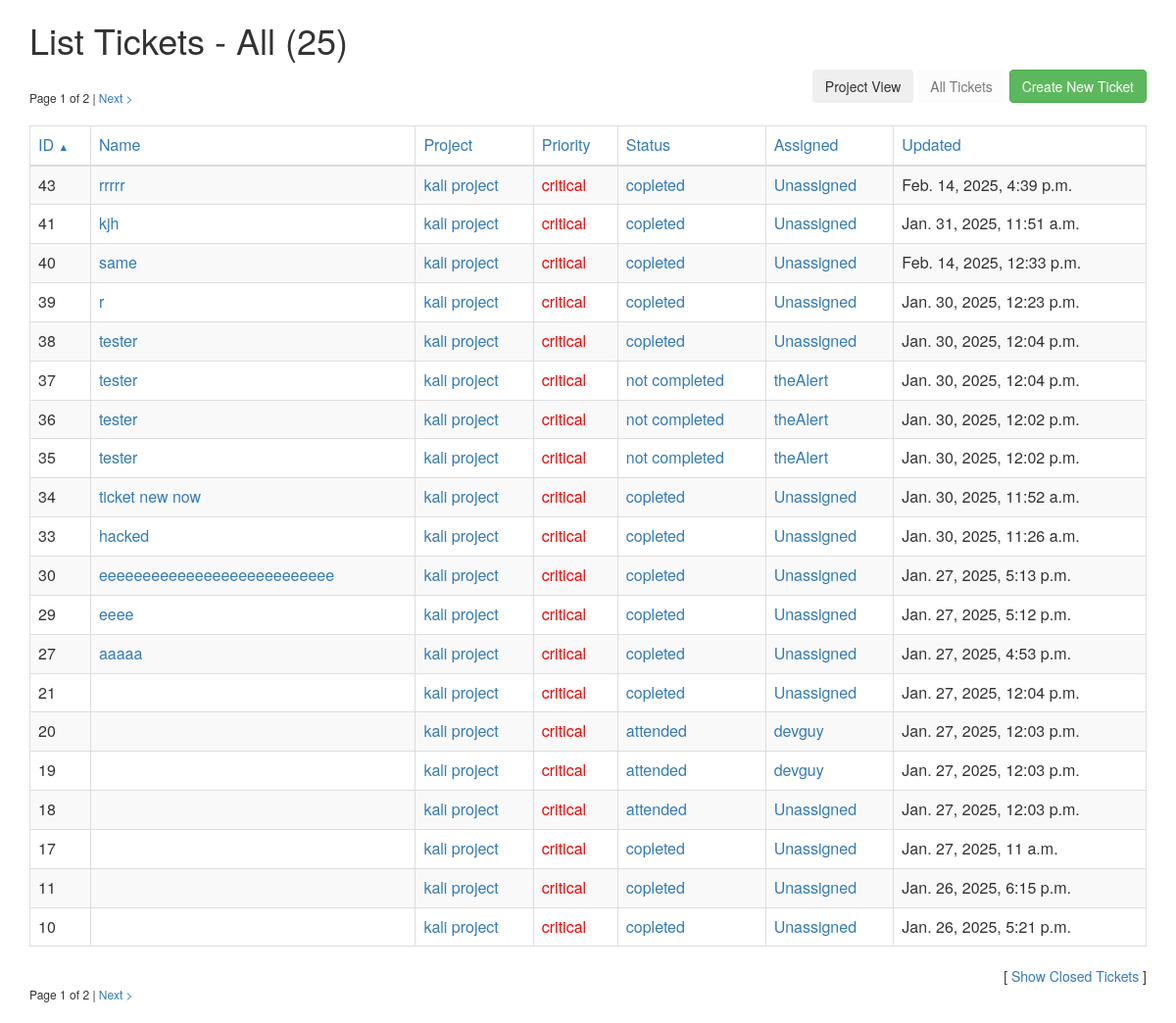
The page /user/ (signed in) on the database its author committed.
### simpleticket/models.py (models this page shows, shortened)
class Ticket(models.Model):
    project = models.ForeignKey(Project, null=True, on_delete=models.CASCADE)
    name = models.CharField(max_length=28)
    desc = models.TextField()
    priority = models.ForeignKey(Priority, on_delete=models.CASCADE)
    status = models.ForeignKey(Status, on_delete=models.CASCADE)  # Use ForeignKey to Status
    creation_time = models.DateTimeField()
    update_time = models.DateTimeField()
    created_by = models.ForeignKey(
        settings.AUTH_USER_MODEL, null=True, related_name='tickets_created', on_delete=models.CASCADE
    )
    assigned_to = models.ForeignKey(
        settings.AUTH_USER_MODEL, null=True, related_name='tickets_assigned', on_delete=models.CASCADE
    )
    time_logged = models.FloatField(default=0)
    class Meta:
        permissions = [
            ('can_view_status', 'Can view ticket status'),
            ('can_change_status', 'Can change ticket status'),
            ('assign_ticket', 'Can assign tickets'),
        ]

class Project(models.Model):
    name = models.CharField(max_length=32)
    is_default = models.BooleanField(default=False)

class Priority(models.Model):
    name = models.CharField(max_length=32)
    value = models.IntegerField()
    is_default = models.BooleanField(default=False)
    display_color = models.TextField(max_length=16, default="#000000")

class Status(models.Model):
    name = models.CharField(max_length=32)
    is_default = models.BooleanField(default=False)
    hide_by_default = models.BooleanField(default=False)
    def __str__(self):
        return self.name

### normalusers/views.py (the view)
# urls.py: path('', views.view_all, name='view_all'),
@login_required
def view_all(request):
    user_tickets = Ticket.objects.filter(created_by=request.user)
    assigned_filter = request.GET.get("assigned_to")
    created_filter = request.GET.get("created_by")
    priority_filter = request.GET.get("priority")
    status_filter = request.GET.get("status")
    project_filter = request.GET.get("project")
    closed_filter = request.GET.get("show_closed")
    sort_setting = request.GET.get("sort")
    order_setting = request.GET.get("order")
    if not sort_setting:
        sort_setting = "id"
    if not order_setting:
        order_setting = "dsc"
    args = {}
    if assigned_filter and assigned_filter != 'unassigned':
        args['assigned_to'] = assigned_filter
    if assigned_filter and assigned_filter == 'unassigned':
        args['assigned_to__exact'] = None
    if created_filter:
        args['created_by'] = created_filter
    if priority_filter:
        args['priority'] = priority_filter
    if status_filter:
        args['status'] = status_filter
    if project_filter:
        args['project'] = project_filter
    tickets = user_tickets.filter(**args)
    if not closed_filter or closed_filter.lower() != "true":
        tickets = tickets.exclude(status__hide_by_default=True)
    sort_filter = sort_setting
    if sort_filter == 'assigned':
        sort_filter = 'assigned_to'
    if sort_filter == 'updated':
        sort_filter = 'update_time'
    if order_setting == 'dsc':
        sort_filter = '-' + sort_filter
    tickets = tickets.order_by(sort_filter)
    try:
        filterArray = []
        if assigned_filter and assigned_filter != 'unassigned':
            assigned = User.objects.get(pk=assigned_filter)
            filterArray.append("Assigned to: " + assigned.username)
        if assigned_filter and assigned_filter == 'unassigned':
            filterArray.append("Assigned to: Unassigned")
        if created_filter:
            created = User.objects.get(pk=created_filter)
            filterArray.append("Assigned to: " + created.username)
        if priority_filter:
            priority = Priority.objects.get(pk=priority_filter)
            filterArray.append("Priority: " + priority.name)
        if status_filter:
            status = Status.objects.get(pk=status_filter)
            filterArray.append("Status: " + status.name)
        if project_filter:
            project = Project.objects.get(pk=project_filter)
            filterArray.append("Project: " + project.name)
        if filterArray:
            filter = ', '.join(filterArray)
        else:
            filter = "All"
        filter_message = None
    except Exception as e:
        filter = "Filter Error"
        filter_message = e
    if tickets.count() < 1:
        filter_message = "No tickets meet the current filtering critera."
    get_dict = request.GET.copy()
    if get_dict.get('show_closed'):
        del get_dict['show_closed']
    if get_dict.get('sort'):
        del get_dict['sort']
    if get_dict.get('order'):
        del get_dict['order']
    base_url = request.path_info + "?" + urlencode(get_dict)
    if closed_filter == 'true':
        show_closed = 'true'
    else:
        show_closed = 'false'
    paginator = Paginator(tickets, 20)
    try: # Make sure page request is an int. If not, deliver first page.
        page = int(request.GET.get('page', '1'))
    except ValueError:
        page = 1
    try:
        tickets = paginator.page(page)
    except (EmptyPage, InvalidPage):
        tickets = paginator.page(paginator.num_pages)
    pairs = []
    for key in request.GET.keys():
        if key != 'page':
            pairs.append(key + "=" + request.GET.get(key))
    if tickets.has_next():
        pairs.append('page=' + str(tickets.next_page_number()))
    else:
        pairs.append('page=0')
    get_params = '&'.join(pairs)
    next_link = request.path + '?' + get_params
    pairs = []
    for key in request.GET.keys():
        if key != 'page':
            pairs.append(key + "=" + request.GET.get(key))
    if tickets.has_previous():
        pairs.append('page=' + str(tickets.previous_page_number()))
    else:
        pairs.append('page=0')
    get_params = '&'.join(pairs)
    prev_link = request.path + '?' + get_params
    return render(request, 'u/view_all.html', {'tickets': tickets, 'filter': filter,
                                                          'filter_message': filter_message, 'base_url': base_url,
                                                          'next_link': next_link, 'prev_link': prev_link,
                                                          'sort': sort_setting, 'order': order_setting,
                                                          'show_closed': show_closed})

### templates/u/view_all.html (shortened to what this page needs)
{% extends "base.html" %}
{% block pagename %}List Tickets - {{ filter }} ({{ tickets.paginator.count }}){% endblock %}
{% block content %}
    {% if tickets.object_list.count > 0 %}
        <div class="pagination">
            <span class="step-links">
                <span class="current">
                    Page {{ tickets.number }} of {{ tickets.paginator.num_pages }}
                </span>
                {% if tickets.has_next %}
                    | <a href="{{ next_link }}">Next &gt;</a>
                {% endif %}
            </span>
        </div>
    {% endif %}
    <div id="create-ticket-div">
        <button id="project-view-button" class="btn ticket-button">Project View</button>
        <button id="view-all-button" class="btn ticket-button" {% if filter == 'All' %}disabled="disabled"{% endif %}>All Tickets</button>
        <button id="create-ticket-button" class="btn btn-success ticket-button">Create New Ticket</button>
    </div>
    {% if tickets.object_list.count > 0 %}
        <table class="table table-striped table-bordered table-hover">
            <thead>
                <tr class="list-head">
                    <td><a href="{{ base_url }}&show_closed={{ show_closed }}&sort=id{% if sort != 'id' or order == 'dsc' %}&order=asc{% else %}&order=dsc{% endif %}">
                        ID
                        {% if sort == 'id' and order == 'dsc' %}<span style="font-size: 8pt;">&#x25B2;</span>{% endif %}
                    </a></td>
                    <td><a href="{{ base_url }}&show_closed={{ show_closed }}&sort=name{% if sort != 'name' or order == 'dsc' %}&order=asc{% else %}&order=dsc{% endif %}">
                        Name
                    </a></td>
                    <td><a href="{{ base_url }}&show_closed={{ show_closed }}&sort=project{% if sort != 'project' or order == 'dsc' %}&order=asc{% else %}&order=dsc{% endif %}">
                        Project
                    </a></td>
                    <td><a href="{{ base_url }}&show_closed={{ show_closed }}&sort=priority{% if sort != 'priority' or order == 'dsc' %}&order=asc{% else %}&order=dsc{% endif %}">
                        Priority
                    </a></td>
                    <td><a href="{{ base_url }}&show_closed={{ show_closed }}&sort=status{% if sort != 'status' or order == 'dsc' %}&order=asc{% else %}&order=dsc{% endif %}">
                        Status
                    </a></td>
                    <td><a href="{{ base_url }}&show_closed={{ show_closed }}&sort=assigned{% if sort != 'assigned' or order == 'dsc' %}&order=asc{% else %}&order=dsc{% endif %}">
                        Assigned
                    </a></td>
                    <td><a href="{{ base_url }}&show_closed={{ show_closed }}&sort=updated{% if sort != 'updated' or order == 'dsc' %}&order=asc{% else %}&order=dsc{% endif %}">
                        Updated
                    </a></td>
                </tr>
            </thead>
            <tbody>
                {% for ticket in tickets.object_list %}
                    <tr class="{% cycle 'odd' 'even' %}">
                        <td>{{ ticket.id }}</td>
                        <td><a href="/user/view/{{ ticket.id }}/">{{ ticket.name }}</a></td>
                        <td><a href="/user/?project={{ ticket.project.id }}">{{ ticket.project.name }}</a></td>
                        <td><a href="/user/?priority={{ ticket.priority.id }}" style="color: {{ ticket.priority.display_color }};">{{ ticket.priority.name }}</a></td>
                        <td><a href="/user/?status={{ ticket.status.id }}">{{ ticket.status }}</a></td>
                        {% if ticket.assigned_to %}
                            <td><a href="/user/?assigned_to={{ ticket.assigned_to.id }}">{{ ticket.assigned_to }}</a></td>
                        {% else %}
                            <td><a href="/user/?assigned_to=unassigned">Unassigned</a></td>
                        {% endif %}
                        <td>{{ ticket.update_time }}</td>
                    </tr>
                {% endfor %}
            </tbody>
        </table>
        <div class="pagination">
            <span class="step-links">
                <span class="current">
                    Page {{ tickets.number }} of {{ tickets.paginator.num_pages }}
                </span>
                {% if tickets.has_next %}
                    | <a href="{{ next_link }}">Next &gt;</a>
                {% endif %}
            </span>
        </div>
    {% else %}
        <br/><br/>
    {% endif %}
    {% if show_closed == 'true' %}
        <div class="show-closed">[ <a href="{{ base_url }}&show_closed=false&sort={{ sort }}&order={{ order }}">Hide Closed Tickets</a> ]</div>
    {% else %}
        <div class="show-closed">[ <a href="{{ base_url }}&show_closed=true&sort={{ sort }}&order={{ order }}">Show Closed Tickets</a> ]</div>
    {% endif %}
    <br/>
{% endblock %}

### templates/u/view_all.html (style rules this page uses)
.show-closed { float: right; }
.pagination { float: left; font-size: 9pt; }
#create-ticket-div { float: right; }
.content table { background-color: white; font-size: 12pt; }

### rows shown on the page
Ticket: id "43", name "rrrrr", project.name "kali project", priority.name "critical", status "copleted", shows "Unassigned", update_time "Feb. 14, 2025, 4:39 p.m."
Ticket: id "41", name "kjh", project.name "kali project", priority.name "critical", status "copleted", shows "Unassigned", update_time "Jan. 31, 2025, 11:51 a.m."
Ticket: id "40", name "same", project.name "kali project", priority.name "critical", status "copleted", shows "Unassigned", update_time "Feb. 14, 2025, 12:33 p.m."
Ticket: id "39", name "r", project.name "kali project", priority.name "critical", status "copleted", shows "Unassigned", update_time "Jan. 30, 2025, 12:23 p.m."
Ticket: id "38", name "tester", project.name "kali project", priority.name "critical", status "copleted", shows "Unassigned", update_time "Jan. 30, 2025, 12:04 p.m."
Ticket: id "37", name "tester", project.name "kali project", priority.name "critical", status "not completed", assigned_to "theAlert", update_time "Jan. 30, 2025, 12:04 p.m."
Ticket: id "36", name "tester", project.name "kali project", priority.name "critical", status "not completed", assigned_to "theAlert", update_time "Jan. 30, 2025, 12:02 p.m."
Ticket: id "35", name "tester", project.name "kali project", priority.name "critical", status "not completed", assigned_to "theAlert", update_time "Jan. 30, 2025, 12:02 p.m."
Ticket: id "34", name "ticket new now", project.name "kali project", priority.name "critical", status "copleted", shows "Unassigned", update_time "Jan. 30, 2025, 11:52 a.m."
Ticket: id "33", name "hacked", project.name "kali project", priority.name "critical", status "copleted", shows "Unassigned", update_time "Jan. 30, 2025, 11:26 a.m."
Ticket: id "30", name "eeeeeeeeeeeeeeeeeeeeeeeeeee", project.name "kali project", priority.name "critical", status "copleted", shows "Unassigned", update_time "Jan. 27, 2025, 5:13 p.m."
Ticket: id "29", name "eeee", project.name "kali project", priority.name "critical", status "copleted", shows "Unassigned", update_time "Jan. 27, 2025, 5:12 p.m."
Ticket: id "27", name "aaaaa", project.name "kali project", priority.name "critical", status "copleted", shows "Unassigned", update_time "Jan. 27, 2025, 4:53 p.m."
Ticket: id "21", project.name "kali project", priority.name "critical", status "copleted", shows "Unassigned", update_time "Jan. 27, 2025, 12:04 p.m."
Ticket: id "20", project.name "kali project", priority.name "critical", status "attended", assigned_to "devguy", update_time "Jan. 27, 2025, 12:03 p.m."
Ticket: id "19", project.name "kali project", priority.name "critical", status "attended", assigned_to "devguy", update_time "Jan. 27, 2025, 12:03 p.m."
Ticket: id "18", project.name "kali project", priority.name "critical", status "attended", shows "Unassigned", update_time "Jan. 27, 2025, 12:03 p.m."
Ticket: id "17", project.name "kali project", priority.name "critical", status "copleted", shows "Unassigned", update_time "Jan. 27, 2025, 11 a.m."
Ticket: id "11", project.name "kali project", priority.name "critical", status "copleted", shows "Unassigned", update_time "Jan. 26, 2025, 6:15 p.m."
Ticket: id "10", project.name "kali project", priority.name "critical", status "copleted", shows "Unassigned", update_time "Jan. 26, 2025, 5:21 p.m."

### other values the page prints
{{ filter }} "All"
{{ tickets.paginator.count }} "25"
{{ tickets.number }} "1"
{{ tickets.paginator.num_pages }} "2"
